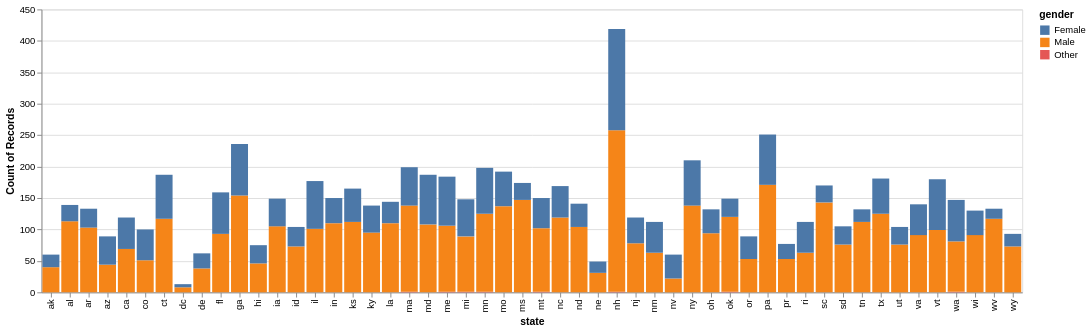

Here is the notebook cell this chart was saved with:
### Markdown cell above
### 1.1: Initial Plot

First let's build a visualization of gender breakdowns in state legislatures.
Use the following:

- stacked bars per state
- each segment of stacked bar is gender

Your graph should somewhat resemble *imgs/ex1.1.png*.

### Code cell
def states_by_gender_initial(df):
    chart = alt.Chart(df).mark_bar().encode(
        x = 'state',
        y = 'count(gender)',
        color='gender'
    )  

    # Print chart
    chart 
    return chart   

# render chart
states_by_gender_initial(legislators_df())

### Figure 1 — Vega specification as saved in the notebook (floating-point values rounded to 4 significant figures)
{"$schema": "https://vega.github.io/schema/vega/v5.json", "data": [{"name": "source_0", "values": [{"__count_end": 8.0, "__count_start": 0.0, "gender": "Male", "state": "dc"}, {"__count_end": 13.0, "__count_start": 8.0, "gender": "Female", "state": "dc"}, {"__count_end": 40.0, "__count_start": 0.0, "gender": "Male", "state": "ak"}, {"__count_end": 60.0, "__count_start": 40.0, "gender": "Female", "state": "ak"}, {"__count_end": 113.0, "__count_start": 0.0, "gender": "Male", "state": "al"}, {"__count_end": 139.0, "__count_start": 113.0, "gender": "Female", "state": "al"}, {"__count_end": 103.0, "__count_start": 0.0, "gender": "Male", "state": "ar"}, {"__count_end": 133.0, "__count_start": 103.0, "gender": "Female", "state": "ar"}, {"__count_end": 44.0, "__count_start": 0.0, "gender": "Male", "state": "az"}, {"__count_end": 89.0, "__count_start": 44.0, "gender": "Female", "state": "az"}, {"__count_end": 69.0, "__count_start": 0.0, "gender": "Male", "state": "ca"}, {"__count_end": 119.0, "__count_start": 69.0, "gender": "Female", "state": "ca"}, {"__count_end": 51.0, "__count_start": 0.0, "gender": "Male", "state": "co"}, {"__count_end": 100.0, "__count_start": 51.0, "gender": "Female", "state": "co"}, {"__count_end": 117.0, "__count_start": 0.0, "gender": "Male", "state": "ct"}, {"__count_end": 187.0, "__count_start": 117.0, "gender": "Female", "state": "ct"}, {"__count_end": 38.0, "__count_start": 0.0, "gender": "Male", "state": "de"}, {"__count_end": 62.0, "__count_start": 38.0, "gender": "Female", "state": "de"}, {"__count_end": 93.0, "__count_start": 0.0, "gender": "Male", "state": "fl"}, {"__count_end": 159.0, "__count_start": 93.0, "gender": "Female", "state": "fl"}, {"__count_end": 154.0, "__count_start": 0.0, "gender": "Male", "state": "ga"}, {"__count_end": 236.0, "__count_start": 154.0, "gender": "Female", "state": "ga"}, {"__count_end": 46.0, "__count_start": 0.0, "gender": "Male", "state": "hi"}, {"__count_end": 75.0, "__count_start": 46.0, "gender": "Female", "state": "hi"}, {"__count_end": 105.0, "__count_start": 0.0, "gender": "Male", "state": "ia"}, {"__count_end": 149.0, "__count_start": 105.0, "gender": "Female", "state": "ia"}, {"__count_end": 73.0, "__count_start": 0.0, "gender": "Male", "state": "id"}, {"__count_end": 104.0, "__count_start": 73.0, "gender": "Female", "state": "id"}, {"__count_end": 101.0, "__count_start": 0.0, "gender": "Male", "state": "il"}, {"__count_end": 177.0, "__count_start": 101.0, "gender": "Female", "state": "il"}, {"__count_end": 110.0, "__count_start": 0.0, "gender": "Male", "state": "in"}, {"__count_end": 150.0, "__count_start": 110.0, "gender": "Female", "state": "in"}, {"__count_end": 112.0, "__count_start": 0.0, "gender": "Male", "state": "ks"}, {"__count_end": 165.0, "__count_start": 112.0, "gender": "Female", "state": "ks"}, {"__count_end": 95.0, "__count_start": 0.0, "gender": "Male", "state": "ky"}, {"__count_end": 138.0, "__count_start": 95.0, "gender": "Female", "state": "ky"}, {"__count_end": 110.0, "__count_start": 0.0, "gender": "Male", "state": "la"}, {"__count_end": 144.0, "__count_start": 110.0, "gender": "Female", "state": "la"}, {"__count_end": 1.0, "__count_start": 0.0, "gender": "Other", "state": "ma"}, {"__count_end": 138.0, "__count_start": 1.0, "gender": "Male", "state": "ma"}, {"__count_end": 199.0, "__count_start": 138.0, "gender": "Female", "state": "ma"}, {"__count_end": 108.0, "__count_start": 0.0, "gender": "Male", "state": "md"}, {"__count_end": 187.0, "__count_start": 108.0, "gender": "Female", "state": "md"}, {"__count_end": 1.0, "__count_start": 0.0, "gender": "Other", "state": "me"}, {"__count_end": 106.0, "__count_start": 1.0, "gender": "Male", "state": "me"}, {"__count_end": 184.0, "__count_start": 106.0, "gender": "Female", "state": "me"}, {"__count_end": 1.0, "__count_start": 0.0, "gender": "Other", "state": "mi"}, {"__count_end": 89.0, "__count_start": 1.0, "gender": "Male", "state": "mi"}, {"__count_end": 148.0, "__count_start": 89.0, "gender": "Female", "state": "mi"}, {"__count_end": 1.0, "__count_start": 0.0, "gender": "Other", "state": "mn"}, {"__count_end": 125.0, "__count_start": 1.0, "gender": "Male", "state": "mn"}, {"__count_end": 198.0, "__count_start": 125.0, "gender": "Female", "state": "mn"}, {"__count_end": 137.0, "__count_start": 0.0, "gender": "Male", "state": "mo"}, {"__count_end": 192.0, "__count_start": 137.0, "gender": "Female", "state": "mo"}, {"__count_end": 147.0, "__count_start": 0.0, "gender": "Male", "state": "ms"}, {"__count_end": 174.0, "__count_start": 147.0, "gender": "Female", "state": "ms"}, {"__count_end": 1.0, "__count_start": 0.0, "gender": "Other", "state": "mt"}, {"__count_end": 102.0, "__count_start": 1.0, "gender": "Male", "state": "mt"}, {"__count_end": 150.0, "__count_start": 102.0, "gender": "Female", "state": "mt"}, {"__count_end": 119.0, "__count_start": 0.0, "gender": "Male", "state": "nc"}, {"__count_end": 169.0, "__count_start": 119.0, "gender": "Female", "state": "nc"}, {"__count_end": 104.0, "__count_start": 0.0, "gender": "Male", "state": "nd"}, {"__count_end": 141.0, "__count_start": 104.0, "gender": "Female", "state": "nd"}, {"__count_end": 31.0, "__count_start": 0.0, "gender": "Male", "state": "ne"}, {"__count_end": 49.0, "__count_start": 31.0, "gender": "Female", "state": "ne"}, {"__count_end": 1.0, "__count_start": 0.0, "gender": "Other", "state": "nh"}, {"__count_end": 258.0, "__count_start": 1.0, "gender": "Male", "state": "nh"}, {"__count_end": 419.0, "__count_start": 258.0, "gender": "Female", "state": "nh"}, {"__count_end": 78.0, "__count_start": 0.0, "gender": "Male", "state": "nj"}, {"__count_end": 119.0, "__count_start": 78.0, "gender": "Female", "state": "nj"}, {"__count_end": 63.0, "__count_start": 0.0, "gender": "Male", "state": "nm"}, {"__count_end": 112.0, "__count_start": 63.0, "gender": "Female", "state": "nm"}, {"__count_end": 22.0, "__count_start": 0.0, "gender": "Male", "state": "nv"}, {"__count_end": 60.0, "__count_start": 22.0, "gender": "Female", "state": "nv"}, {"__count_end": 138.0, "__count_start": 0.0, "gender": "Male", "state": "ny"}, {"__count_end": 210.0, "__count_start": 138.0, "gender": "Female", "state": "ny"}, {"__count_end": 94.0, "__count_start": 0.0, "gender": "Male", "state": "oh"}, {"__count_end": 132.0, "__count_start": 94.0, "gender": "Female", "state": "oh"}, {"__count_end": 1.0, "__count_start": 0.0, "gender": "Other", "state": "ok"}, {"__count_end": 120.0, "__count_start": 1.0, "gender": "Male", "state": "ok"}, {"__count_end": 149.0, "__count_start": 120.0, "gender": "Female", "state": "ok"}, {"__count_end": 53.0, "__count_start": 0.0, "gender": "Male", "state": "or"}, {"__count_end": 89.0, "__count_start": 53.0, "gender": "Female", "state": "or"}, {"__count_end": 171.0, "__count_start": 0.0, "gender": "Male", "state": "pa"}, {"__count_end": 251.0, "__count_start": 171.0, "gender": "Female", "state": "pa"}, {"__count_end": 63.0, "__count_start": 0.0, "gender": "Male", "state": "ri"}, {"__count_end": 112.0, "__count_start": 63.0, "gender": "Female", "state": "ri"}, {"__count_end": 143.0, "__count_start": 0.0, "gender": "Male", "state": "sc"}, {"__count_end": 170.0, "__count_start": 143.0, "gender": "Female", "state": "sc"}, {"__count_end": 76.0, "__count_start": 0.0, "gender": "Male", "state": "sd"}, {"__count_end": 105.0, "__count_start": 76.0, "gender": "Female", "state": "sd"}, {"__count_end": 112.0, "__count_start": 0.0, "gender": "Male", "state": "tn"}, {"__count_end": 132.0, "__count_start": 112.0, "gender": "Female", "state": "tn"}, {"__count_end": 125.0, "__count_start": 0.0, "gender": "Male", "state": "tx"}, {"__count_end": 181.0, "__count_start": 125.0, "gender": "Female", "state": "tx"}, {"__count_end": 76.0, "__count_start": 0.0, "gender": "Male", "state": "ut"}, {"__count_end": 104.0, "__count_start": 76.0, "gender": "Female", "state": "ut"}, {"__count_end": 91.0, "__count_start": 0.0, "gender": "Male", "state": "va"}, {"__count_end": 140.0, "__count_start": 91.0, "gender": "Female", "state": "va"}, {"__count_end": 99.0, "__count_start": 0.0, "gender": "Male", "state": "vt"}, {"__count_end": 180.0, "__count_start": 99.0, "gender": "Female", "state": "vt"}, {"__count_end": 1.0, "__count_start": 0.0, "gender": "Other", "state": "wa"}, {"__count_end": 81.0, "__count_start": 1.0, "gender": "Male", "state": "wa"}, {"__count_end": 147.0, "__count_start": 81.0, "gender": "Female", "state": "wa"}, {"__count_end": 91.0, "__count_start": 0.0, "gender": "Male", "state": "wi"}, {"__count_end": 130.0, "__count_start": 91.0, "gender": "Female", "state": "wi"}, {"__count_end": 117.0, "__count_start": 0.0, "gender": "Male", "state": "wv"}, {"__count_end": 133.0, "__count_start": 117.0, "gender": "Female", "state": "wv"}, {"__count_end": 73.0, "__count_start": 0.0, "gender": "Male", "state": "wy"}, {"__count_end": 93.0, "__count_start": 73.0, "gender": "Female", "state": "wy"}, {"__count_end": 53.0, "__count_start": 0.0, "gender": "Male", "state": "pr"}, {"__count_end": 77.0, "__count_start": 53.0, "gender": "Female", "state": "pr"}]}, {"name": "source_0_x_domain_state", "values": [{"state": "dc"}, {"state": "ak"}, {"state": "al"}, {"state": "ar"}, {"state": "az"}, {"state": "ca"}, {"state": "co"}, {"state": "ct"}, {"state": "de"}, {"state": "fl"}, {"state": "ga"}, {"state": "hi"}, {"state": "ia"}, {"state": "id"}, {"state": "il"}, {"state": "in"}, {"state": "ks"}, {"state": "ky"}, {"state": "la"}, {"state": "ma"}, {"state": "md"}, {"state": "me"}, {"state": "mi"}, {"state": "mn"}, {"state": "mo"}, {"state": "ms"}, {"state": "mt"}, {"state": "nc"}, {"state": "nd"}, {"state": "ne"}, {"state": "nh"}, {"state": "nj"}, {"state": "nm"}, {"state": "nv"}, {"state": "ny"}, {"state": "oh"}, {"state": "ok"}, {"state": "or"}, {"state": "pa"}, {"state": "ri"}, {"state": "sc"}, {"state": "sd"}, {"state": "tn"}, {"state": "tx"}, {"state": "ut"}, {"state": "va"}, {"state": "vt"}, {"state": "wa"}, {"state": "wi"}, {"state": "wv"}, {"state": "wy"}, {"state": "pr"}]}, {"name": "source_0_color_domain_gender", "values": [{"gender": "Male"}, {"gender": "Female"}, {"gender": "Other"}]}], "signals": [{"name": "x_step", "value": 20}, {"name": "width", "update": "bandspace(domain('x').length, 0.1, 0.05) * x_step"}], "marks": [{"type": "rect", "name": "marks", "from": {"data": "source_0"}, "encode": {"update": {"fill": {"field": "gender", "scale": "color"}, "width": {"signal": "max(0.25, bandwidth('x'))"}, "x": {"field": "state", "scale": "x"}, "y": {"field": "__count_end", "scale": "y"}, "y2": {"field": "__count_start", "scale": "y"}}}, "style": ["bar"]}], "scales": [{"name": "x", "type": "band", "domain": {"data": "source_0_x_domain_state", "field": "state", "sort": true}, "range": {"step": {"signal": "x_step"}}, "paddingOuter": 0.05, "paddingInner": 0.1}, {"name": "y", "type": "linear", "domain": {"data": "source_0", "fields": ["__count_start", "__count_end"]}, "range": [{"signal": "height"}, 0], "nice": true, "zero": true}, {"name": "color", "type": "ordinal", "domain": {"data": "source_0_color_domain_gender", "field": "gender", "sort": true}, "range": "category"}], "axes": [{"scale": "y", "minExtent": 0, "labels": false, "aria": false, "grid": true, "domain": false, "orient": "left", "zindex": 0, "ticks": false, "gridScale": "x", "tickCount": {"signal": "ceil(height/40)"}, "maxExtent": 0}, {"scale": "x", "orient": "bottom", "labelAngle": 270, "zindex": 0, "title": "state", "labelBaseline": "middle", "grid": false, "labelAlign": "right"}, {"scale": "y", "orient": "left", "tickCount": {"signal": "ceil(height/40)"}, "zindex": 0, "title": "Count of Records", "labelOverlap": true, "grid": false}], "legends": [{"fill": "color", "symbolType": "square", "title": "gender"}], "background": "white", "style": "cell", "height": 300, "padding": 5}
